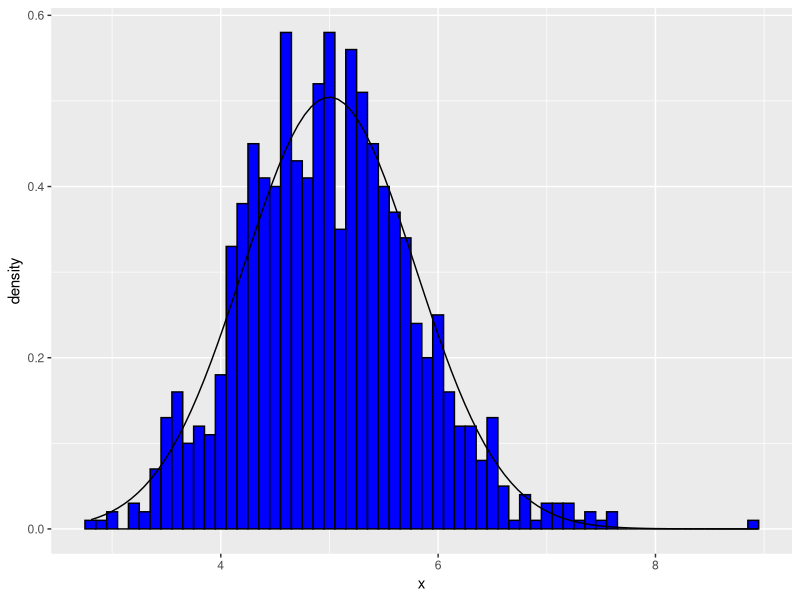

Write the R code that produced this figure.
## ---- chunk 1
lambda = 0.2
n = 40
nsms = 1:1000
set.seed(820)
means <- data.frame(x = sapply(nsms, function(x) {mean(rexp(n, lambda))}))
head(means)
## ---- chunk 2
mean(means$x)
## ---- chunk 3
sd(means$x)
## ---- chunk 4
(1/lambda)/sqrt(40)
## ---- chunk 5
var(means$x)
## ---- chunk 6
((1/lambda)/sqrt(40))^2
## ---- chunk 7
library(ggplot2)
ggplot(data = means, aes(x = x)) + geom_histogram(aes(y = ..density..), fill = I("blue"), 
    binwidth = 0.1, color = I("black")) + stat_function(fun = dnorm, args = list(mean = 5,     sd = sd(means$x)))
